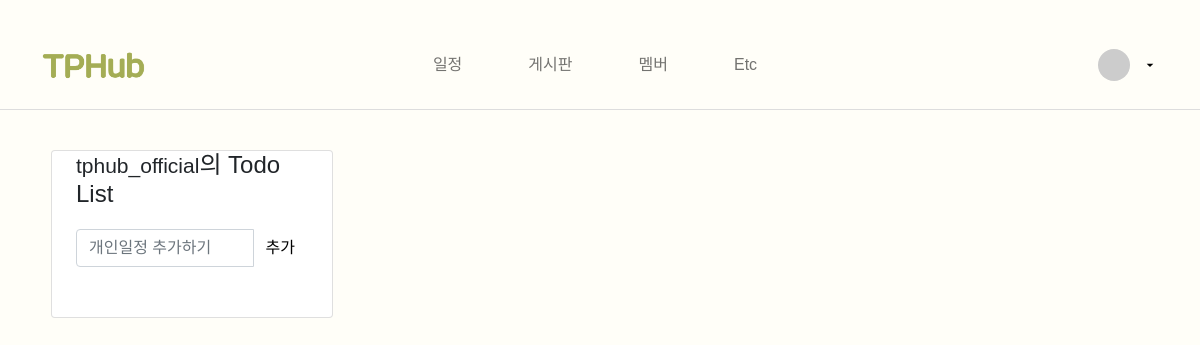
The app's page /schedule/index (signed in), older data.
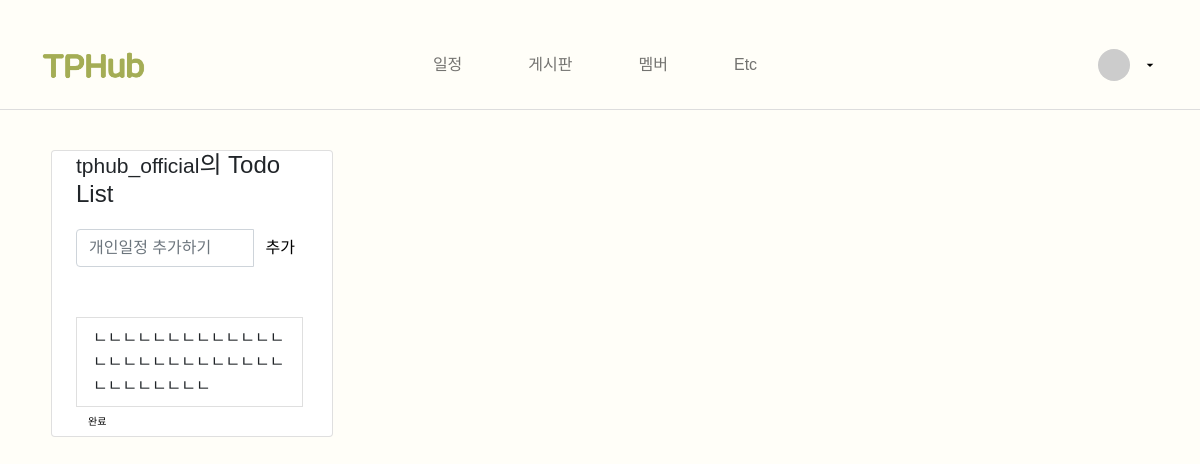
The same page, newer data.
### schedule/models.py (models this page shows, shortened)
class Todo(models.Model):
    content = models.CharField(max_length=255)
    author = models.ForeignKey(User, null=True, blank=False, on_delete=models.SET_NULL)

### schedule/views.py (the view)
# urls.py: path('index', views.index, name='index'),
def index(request):
    todos = Todo.objects.all()
    content = {'todos': todos}
    return render(request, "schedule/base.html", content)

### schedule/templates/schedule/base.html (shortened to what this page needs)
<!doctype html>
<html lang="en">
{% load static %}
<head>
  <link rel="stylesheet" href="{% static 'landing_page/bootstrap/bootstrap.min.css' %}" media="screen">
    <link rel="stylesheet" href="https://use.fontawesome.com/releases/v5.0.10/css/all.css">
    <link rel="stylesheet" type="text/css" href="{% static 'schedule/css/styles.css' %}">
</head>
<body>
  {% include 'landing_page/navbar.html' %}
  <div class=" my-3 ">
    <div class="row justify-content-center">
      <div class="col-md-3 offset-md-0" id="left-area">
        <div class="card my-4 mx-0">
            {% include 'schedule/index.html' %}
        </div>
      </div>
      <div class="col-md-8">
        <div class="card-body" style="min-height: 700px;">
        </div>
      </div>
    </div>
  </div>
</body>
</html>

### schedule/templates/schedule/index.html (shortened to what this page needs)
{% block personal_schedule %}
<div class="container">
        <div class="header">
            <div class="page-header">
                {% if user.is_authenticated %}
                    <h4><small>{{ user }}</small>의 Todo List </h4>
                {% else %}
                    <h4>Todo List</h4>
                    <p> 로그인이 필요합니다 </p>
                {% endif %}
            </div>
        </div>
        <div class="content">
            {% if user.is_authenticated %}
            <div class="messageDiv">
                <form action="./createTodo" method="POST">
                    <div class="input-group">
                        <input id="todoContent" name="todoContent" type="text" class="form-control" placeholder="개인일정 추가하기">
                        <span class="input-group-btn">
                            <button class="btn btn-default" type="submit">추가</button>
                        </span>
                    </div>
                </form>
            </div>
            {% endif %}
            {% if user.is_authenticated %}
            <div class="toDoDiv">
                <ul class="list-group">
                    {% for todo in todos %}
                        {% if todo.author == user %}
                        <form action="./deleteTodo" method="GET">
                            <div class="input-group">
                                <li class="list-group-item">{{ todo.content }}</li>
                                <span class="input-group-addon">
                                    <button type="submit" class="custom-btn btn btn-black">완료</button>
                                </span>
                            </div>
                        </form>
                        {% endif %}
                    {% endfor %}
                </ul>
            </div>
            {% endif %}
        </div>
    </div>
{% endblock %}

Row changes from the older to the newer data that the page shows:
added Todo: content "ㄴㄴㄴㄴㄴㄴㄴㄴㄴㄴㄴㄴㄴㄴㄴㄴㄴㄴㄴㄴㄴㄴㄴㄴㄴㄴㄴㄴㄴㄴㄴㄴㄴㄴ"
